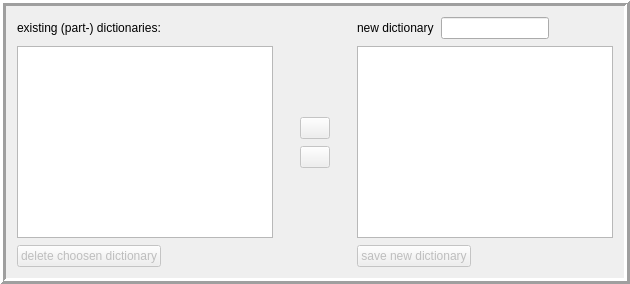
        <widget class="QFrame" name="frame_2">
         <property name="toolTip">
          <string>&lt;html&gt;&lt;head/&gt;&lt;body&gt;&lt;p align=&quot;center&quot;&gt;partdictionary:&lt;br/&gt;&lt;img src=&quot;:/images/icons/PartDictIcon.png&quot;/&gt;&lt;br/&gt;full dictionary: &lt;br/&gt;&lt;img src=&quot;:/images/icons/DictIcon.png&quot;/&gt;&lt;/p&gt;&lt;/body&gt;&lt;/html&gt;</string>
         </property>
         <property name="frameShape">
          <enum>QFrame::Box</enum>
         </property>
         <property name="frameShadow">
          <enum>QFrame::Raised</enum>
         </property>
         <property name="lineWidth">
          <number>3</number>
         </property>
         <layout class="QVBoxLayout" name="verticalLayout_4">
          <property name="spacing">
           <number>0</number>
          </property>
          <item>
           <layout class="QGridLayout" name="gridLayout_8" columnstretch="0,0,0,0,0,0,0,0,0">
            <property name="spacing">
             <number>7</number>
            </property>
            <item row="1" column="0" rowspan="4" colspan="3">
             <widget class="QListWidget" name="list_AllDict">
              <property name="minimumSize">
               <size>
                <width>0</width>
                <height>100</height>
               </size>
              </property>
              <property name="toolTip">
               <string>&lt;html&gt;&lt;head/&gt;&lt;body&gt;&lt;p align=&quot;center&quot;&gt;partdictionary:&lt;br/&gt;&lt;img src=&quot;:/images/icons/PartDictIcon.png&quot;/&gt;&lt;br/&gt;full dictionary: &lt;br/&gt;&lt;img src=&quot;:/images/icons/DictIcon.png&quot;/&gt;&lt;/p&gt;&lt;/body&gt;&lt;/html&gt;</string>
              </property>
              <property name="selectionMode">
               <enum>QAbstractItemView::ExtendedSelection</enum>
              </property>
              <property name="sortingEnabled">
               <bool>false</bool>
              </property>
             </widget>
            </item>
            <item row="2" column="4">
             <widget class="QPushButton" name="btt_ToNewDict">
              <property name="enabled">
               <bool>false</bool>
              </property>
              <property name="maximumSize">
               <size>
                <width>30</width>
                <height>16777215</height>
               </size>
              </property>
              <property name="toolTip">
               <string>&lt;html&gt;&lt;head/&gt;&lt;body&gt;&lt;p&gt;...select (part-)dictionary&lt;/p&gt;&lt;/body&gt;&lt;/html&gt;</string>
              </property>
              <property name="text">
               <string/>
              </property>
              <property name="icon">
               <iconset resource="Ressourcen.qrc">
                <normaloff>:/images/icons/greenArrowRight.png</normaloff>:/images/icons/greenArrowRight.png</iconset>
              </property>
              <property name="iconSize">
               <size>
                <width>16</width>
                <height>16</height>
               </size>
              </property>
             </widget>
            </item>
            <item row="3" column="4">
             <widget class="QPushButton" name="btt_ToAlldict">
              <property name="enabled">
               <bool>false</bool>
              </property>
              <property name="maximumSize">
               <size>
                <width>30</width>
                <height>16777215</height>
               </size>
              </property>
              <property name="toolTip">
               <string>&lt;html&gt;&lt;head/&gt;&lt;body&gt;&lt;p&gt;...deselect (part-)dictionary&lt;/p&gt;&lt;/body&gt;&lt;/html&gt;</string>
              </property>
              <property name="text">
               <string/>
              </property>
              <property name="icon">
               <iconset resource="Ressourcen.qrc">
                <normaloff>:/images/icons/greenArrowLeft.png</normaloff>:/images/icons/greenArrowLeft.png</iconset>
              </property>
              <property name="iconSize">
               <size>
                <width>16</width>
                <height>16</height>
               </size>
              </property>
             </widget>
            </item>
            <item row="2" column="5">
             <spacer name="horizontalSpacer_10">
              <property name="orientation">
               <enum>Qt::Horizontal</enum>
              </property>
              <property name="sizeType">
               <enum>QSizePolicy::Fixed</enum>
              </property>
              <property name="sizeHint" stdset="0">
               <size>
                <width>20</width>
                <height>20</height>
               </size>
              </property>
             </spacer>
            </item>
            <item row="2" column="3">
             <spacer name="horizontalSpacer_12">
              <property name="orientation">
               <enum>Qt::Horizontal</enum>
              </property>
              <property name="sizeType">
               <enum>QSizePolicy::Fixed</enum>
              </property>
              <property name="sizeHint" stdset="0">
               <size>
                <width>20</width>
                <height>20</height>
               </size>
              </property>
             </spacer>
            </item>
            <item row="1" column="4">
             <spacer name="verticalSpacer_2">
              <property name="orientation">
               <enum>Qt::Vertical</enum>
              </property>
              <property name="sizeHint" stdset="0">
               <size>
                <width>20</width>
                <height>40</height>
               </size>
              </property>
             </spacer>
            </item>
            <item row="4" column="4">
             <spacer name="verticalSpacer">
              <property name="orientation">
               <enum>Qt::Vertical</enum>
              </property>
              <property name="sizeHint" stdset="0">
               <size>
                <width>20</width>
                <height>40</height>
               </size>
              </property>
             </spacer>
            </item>
            <item row="5" column="0" colspan="2">
             <widget class="QPushButton" name="btt_DeleteDict">
              <property name="enabled">
               <bool>false</bool>
              </property>
              <property name="sizePolicy">
               <sizepolicy hsizetype="Fixed" vsizetype="Fixed">
                <horstretch>0</horstretch>
                <verstretch>0</verstretch>
               </sizepolicy>
              </property>
              <property name="maximumSize">
               <size>
                <width>16777215</width>
                <height>16777215</height>
               </size>
              </property>
              <property name="toolTip">
               <string>&lt;html&gt;&lt;head/&gt;&lt;body&gt;&lt;p&gt;...delete dictionary from memory&lt;/p&gt;&lt;/body&gt;&lt;/html&gt;</string>
              </property>
              <property name="text">
               <string>delete choosen dictionary</string>
              </property>
              <property name="icon">
               <iconset resource="Ressourcen.qrc">
                <normaloff>:/images/icons/delete.png</normaloff>:/images/icons/delete.png</iconset>
              </property>
             </widget>
            </item>
            <item row="0" column="7">
             <widget class="QLineEdit" name="tb_DictName">
              <property name="minimumSize">
               <size>
                <width>100</width>
                <height>0</height>
               </size>
              </property>
              <property name="maximumSize">
               <size>
                <width>300</width>
                <height>16777215</height>
               </size>
              </property>
              <property name="toolTip">
               <string>&lt;html&gt;&lt;head/&gt;&lt;body&gt;&lt;p&gt;...type a name for dictionary to save&lt;/p&gt;&lt;/body&gt;&lt;/html&gt;</string>
              </property>
             </widget>
            </item>
            <item row="1" column="6" rowspan="4" colspan="3">
             <widget class="QListWidget" name="list_NewDict">
              <property name="minimumSize">
               <size>
                <width>0</width>
                <height>100</height>
               </size>
              </property>
              <property name="toolTip">
               <string>&lt;html&gt;&lt;head/&gt;&lt;body&gt;&lt;p align=&quot;center&quot;&gt;partdictionary:&lt;br/&gt;&lt;img src=&quot;:/images/icons/PartDictIcon.png&quot;/&gt;&lt;br/&gt;full dictionary: &lt;br/&gt;&lt;img src=&quot;:/images/icons/DictIcon.png&quot;/&gt;&lt;/p&gt;&lt;/body&gt;&lt;/html&gt;</string>
              </property>
              <property name="selectionMode">
               <enum>QAbstractItemView::ExtendedSelection</enum>
              </property>
              <property name="currentRow">
               <number>-1</number>
              </property>
             </widget>
            </item>
            <item row="0" column="0">
             <widget class="QLabel" name="lb_AllDict">
              <property name="toolTip">
               <string>&lt;html&gt;&lt;head/&gt;&lt;body&gt;&lt;p align=&quot;center&quot;&gt;partdictionary:&lt;br/&gt;&lt;img src=&quot;:/images/icons/PartDictIcon.png&quot;/&gt;&lt;br/&gt;full dictionary: &lt;br/&gt;&lt;img src=&quot;:/images/icons/DictIcon.png&quot;/&gt;&lt;/p&gt;&lt;/body&gt;&lt;/html&gt;</string>
              </property>
              <property name="text">
               <string>existing (part-) dictionaries:</string>
              </property>
             </widget>
            </item>
            <item row="0" column="1">
             <spacer name="horizontalSpacer_13">
              <property name="orientation">
               <enum>Qt::Horizontal</enum>
              </property>
              <property name="sizeHint" stdset="0">
               <size>
                <width>2</width>
                <height>20</height>
               </size>
              </property>
             </spacer>
            </item>
            <item row="0" column="6">
             <widget class="QLabel" name="lb_NewDict">
              <property name="sizePolicy">
               <sizepolicy hsizetype="Fixed" vsizetype="Fixed">
                <horstretch>0</horstretch>
                <verstretch>0</verstretch>
               </sizepolicy>
              </property>
              <property name="toolTip">
               <string>&lt;html&gt;&lt;head/&gt;&lt;body&gt;&lt;p align=&quot;center&quot;&gt;partdictionary:&lt;br/&gt;&lt;img src=&quot;:/images/icons/PartDictIcon.png&quot;/&gt;&lt;br/&gt;full dictionary: &lt;br/&gt;&lt;img src=&quot;:/images/icons/DictIcon.png&quot;/&gt;&lt;/p&gt;&lt;/body&gt;&lt;/html&gt;</string>
              </property>
              <property name="text">
               <string>new dictionary</string>
              </property>
             </widget>
            </item>
            <item row="0" column="8">
             <spacer name="horizontalSpacer_14">
              <property name="orientation">
               <enum>Qt::Horizontal</enum>
              </property>
              <property name="sizeHint" stdset="0">
               <size>
                <width>40</width>
                <height>20</height>
               </size>
              </property>
             </spacer>
            </item>
            <item row="0" column="2">
             <spacer name="horizontalSpacer_15">
              <property name="orientation">
               <enum>Qt::Horizontal</enum>
              </property>
              <property name="sizeHint" stdset="0">
               <size>
                <width>40</width>
                <height>20</height>
               </size>
              </property>
             </spacer>
            </item>
            <item row="5" column="6" colspan="2">
             <widget class="QPushButton" name="btt_SaveDicts">
              <property name="enabled">
               <bool>false</bool>
              </property>
              <property name="sizePolicy">
               <sizepolicy hsizetype="Fixed" vsizetype="Fixed">
                <horstretch>0</horstretch>
                <verstretch>0</verstretch>
               </sizepolicy>
              </property>
              <property name="toolTip">
               <string>&lt;html&gt;&lt;head/&gt;&lt;body&gt;&lt;p&gt;...save choosen (part-) dictionaries to full dictionary&lt;/p&gt;&lt;/body&gt;&lt;/html&gt;</string>
              </property>
              <property name="layoutDirection">
               <enum>Qt::LeftToRight</enum>
              </property>
              <property name="text">
               <string>save new dictionary</string>
              </property>
              <property name="icon">
               <iconset resource="Ressourcen.qrc">
                <normaloff>:/images/icons/floppyDisk.png</normaloff>:/images/icons/floppyDisk.png</iconset>
              </property>
             </widget>
            </item>
           </layout>
          </item>
         </layout>
        </widget>
